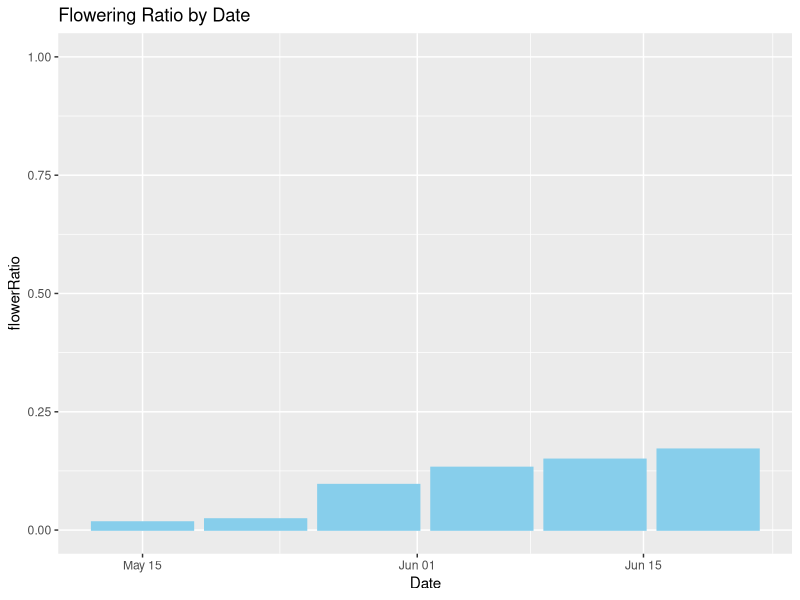
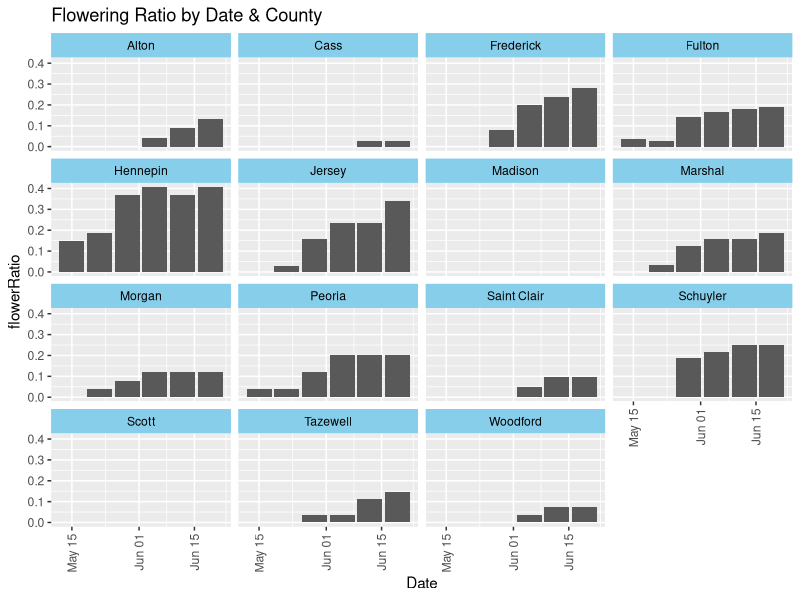
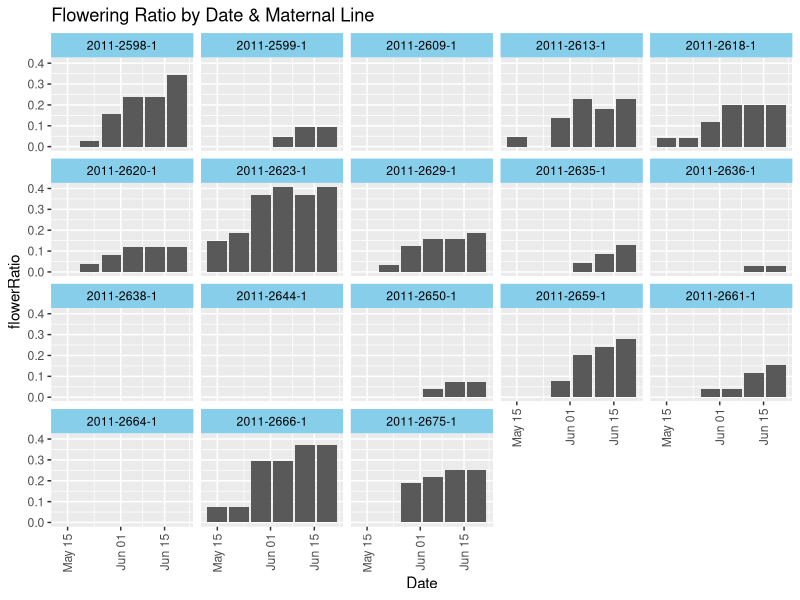
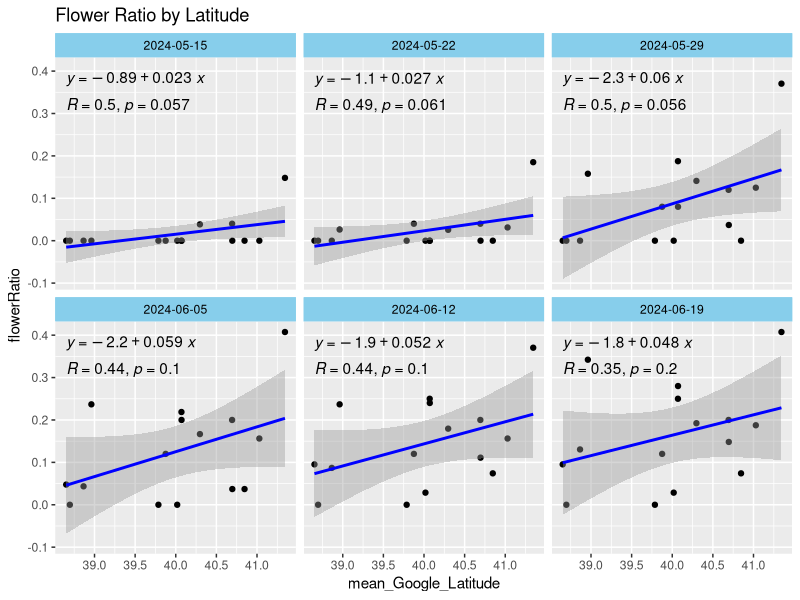
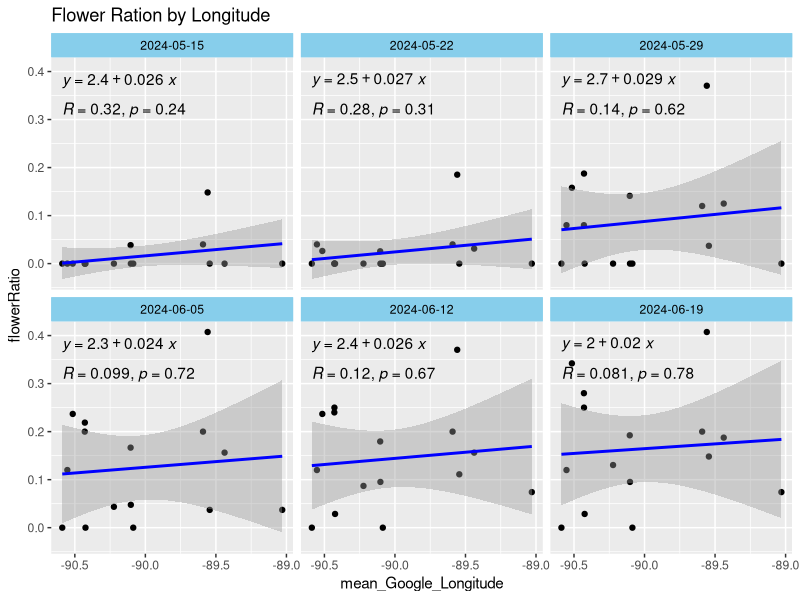
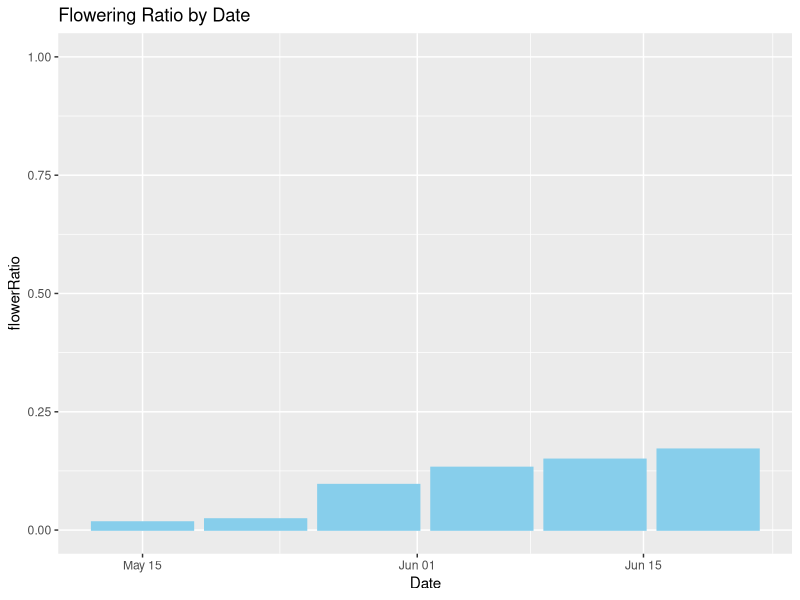
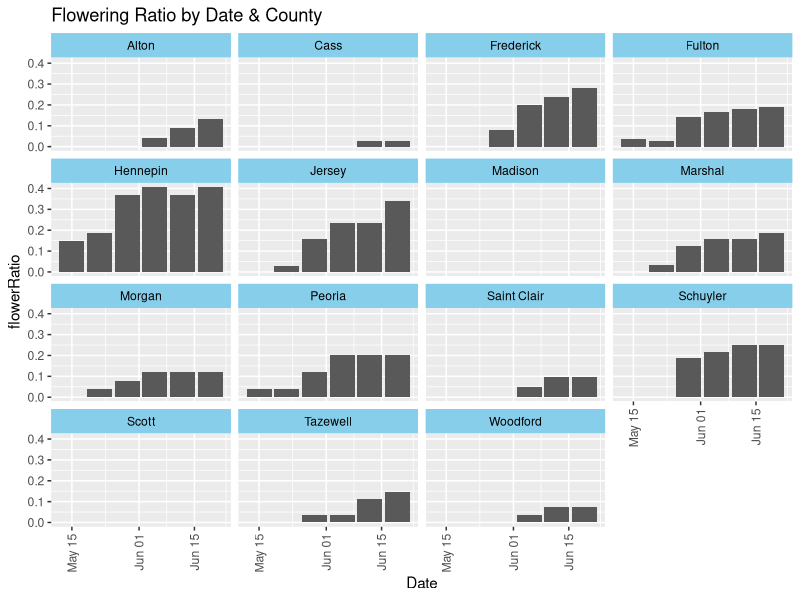
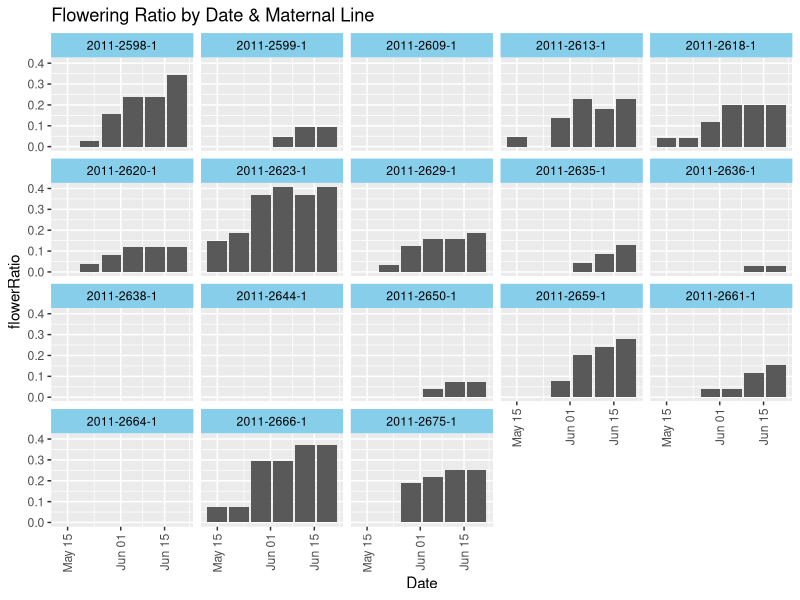

Source code (R) for these figures, in order: (Note: this script raises an error after producing the figures.)
library(tidyverse)
library(ggpubr)

setwd("C:/Users/nyanw/Downloads/REU/MOBOT_Boltonia")

Boltonia_data <- read_csv("./data/tidy_boltonia_data.csv")

unique(Boltonia_data$variable_name)

#make flowering ratio by Date into a plot
Boltonia_data_FlowerRatio <- Boltonia_data %>%
  filter(variable_name == "numDiscF") %>%
  mutate(values = case_when(is.na(values) ~ 0, values == 0 ~ 0, values >= 1 ~ 1, TRUE ~ as.numeric(NA))) %>%
  group_by(Date) %>%
  summarize(flowerRatio = sum(values)/n())

P <-ggplot(data = Boltonia_data_FlowerRatio, mapping = aes(x = Date, y = flowerRatio)) + 
  geom_col(color = "skyblue", fill = "skyblue")+
  scale_y_continuous(limits = c(0,1))+
  ggtitle("Flowering Ratio by Date")+
  theme_gray()
P
ggsave("./figures/flwrRatio_by_date.png", width = 10, height = 7, dpi = 600)

# Then plot flowering ratio by Date and County
Boltonia_data_FlowerRatio_county <- Boltonia_data %>%
  filter(variable_name == "numDiscF") %>%
  mutate(values = case_when(is.na(values) ~ 0, values == 0 ~ 0, values >= 1 ~ 1, TRUE ~ as.numeric(NA))) %>%
  group_by(Date, County) %>%
  summarize(flowerRatio = sum(values)/n(), mean_Google_Latitude = mean(Google_Latitude), 
            mean_Google_Longitude = mean(Google_Longitude))%>%
  arrange(County, Date)

P <- ggplot(data = Boltonia_data_FlowerRatio_county, aes(x = Date, y = flowerRatio)) +
  geom_col()+
  ggtitle("Flowering Ratio by Date & County")+
  facet_wrap(.~County)+
  theme(axis.text.x = element_text(angle = 90, hjust = 1, vjust = 0.5),
        strip.background = element_rect(fill = "skyblue", color = "skyblue"),
        strip.text = element_text(color = "black"))
P
ggsave("./figures/flwrRatio_by_datecounty.png", width = 10, height = 7, dpi = 600)

###Then plot flowering ratio by Date and MaternalLine###
Boltonia_data_FlowerRatio_MaternalLine <- Boltonia_data %>%
  filter(variable_name == "numDiscF") %>%
  mutate(values = case_when(is.na(values) ~ 0, values == 0 ~ 0, values >= 1 ~ 1, TRUE ~ as.numeric(NA))) %>%
  group_by(Date, MaternalLine) %>%
  summarize(flowerRatio = sum(values)/n())

P <-ggplot(data = Boltonia_data_FlowerRatio_MaternalLine, aes(x = Date, y = flowerRatio)) + 
  geom_col()+
  ggtitle("Flowering Ratio by Date & Maternal Line")+
  facet_wrap(.~MaternalLine)+
  theme(axis.text.x = element_text(angle = 90, hjust = 1, vjust = 0.5),
        strip.background = element_rect(fill = "skyblue", color = "skyblue"),
        strip.text = element_text(color = "black"))
P
ggsave("./figures/flwrRatio_by_datematernalline.png", width = 10, height = 7, dpi = 600)

##Plot flowering ratio by Longitude/Latitude###
P <- ggplot(data = Boltonia_data_FlowerRatio_county, aes(x = mean_Google_Latitude, y = flowerRatio)) +
  geom_point()+
  stat_smooth(method = "lm", color = "blue")+
  stat_cor(method = "pearson", label.x.npc = 0, label.y.npc = 0.80)+
  stat_regline_equation(label.x.npc = 0, label.y.npc = 0.95)+
  ggtitle("Flower Ratio by Latitude")+
  facet_wrap(.~Date)+
  theme(strip.background = element_rect(fill = "skyblue", color = "skyblue"),
        strip.text = element_text(color = "black"))
P
ggsave("./figures/flwrRatio_by_latitude.png", width = 10, height = 7, dpi = 600)

P <- ggplot(data = Boltonia_data_FlowerRatio_county, aes(x = mean_Google_Longitude, y = flowerRatio)) +
  geom_point()+
  stat_smooth(method = "lm", color = "blue")+
  stat_cor(method = "pearson", label.x.npc = 0, label.y.npc = 0.80)+
  stat_regline_equation(label.x.npc = 0, label.y.npc = 0.95)+
  ggtitle("Flower Ration by Longitude")+
  facet_wrap(.~Date)+
  theme(strip.background = element_rect(fill = "skyblue", color = "skyblue"),
        strip.text = element_text(color = "black"))

P
ggsave("./figures/flwrRatio_by_longitude.png", width = 10, height = 7, dpi = 600)

# if we do not want those dead plants in flowering ratio calculation
mutate(values = case_when(is.na(values) ~ 0, values == 0 ~ 0, values >= 1 ~ 1, TRUE ~ as.numeric(NA)))


###Plot by days to flower##########
Boltonia_data_DaysToFlower <- Boltonia_data %>%
  mutate(PlantingDate = as.Date(PlantingDate, "%m/%d/%y"), FirstLeafDate = as.Date(FirstLeafDate, "%m/%d/%y"))%>%
  filter(variable_name %in% c("numFlwrB", "numRayF", "numDiscF"))%>%
  mutate(values = case_when(is.na(values) ~ 0, TRUE ~ values))%>%
  mutate(index = factor(index))%>%
  group_by(index, variable_name)%>%
  arrange(Date_index, .by_group = TRUE)%>%
  mutate(is_first = case_when((lag(values) == 0 & values > 0) ~ TRUE, TRUE ~ FALSE))%>%
  filter(is_first == TRUE)%>%
  filter(Date_index == min(Date_index))%>%
  select(index, PlantingDate, FirstLeafDate, variable_name, Date)%>%
  mutate(DaysToFlower = Date -PlantingDate)%>%
  ungroup()%>%
  complete(index, variable_name)%>%
  mutate(DaysToFlower = case_when(is.na(DaysToFlower) ~ as.difftime(150, "%d", "days"), TRUE ~ DaysToFlower))%>%
  select(index, variable_name, DaysToFlower)




p <- ggplot(data = Boltonia_data_DaysToFlower, aes(x = Google_latitude, y = as.integer(DaysToFlower)))+
  geom_point()+
  geom_point(data = filter(Boltonia_data_DaysToFlower, as.integer(DaysToFlower) == 150), color = "red")+
  stat_smooth(data = filter(Boltonia_data_DaysToFlower, as.integer(DaysToFlower) < 150), method = "lm", color = "blue")+
  stat_cor(data = filter(Boltonia_data_DaysToFlower, as.integer(DaysToFlower) < 150),method = "pearson", label.x.npc = 0, label.y.npc = 0.80)+
  stat_regline_equation(data = filter(Boltonia_data_DaysToFlower, as.integer(DaysToFlower) < 150),label.x.npc = 0, label.y.npc = 0.95)+
  scale_y_continuous(name = "Days to flower")+
  facet_wrap(.~variable_name, nrow = 1)+
  theme_bw()+
  theme(panel.grid.minor = element_blank(), legend.position = "bottom")

p  


ggsave("./figures/Boltonia_days_to_flower_by_latitude.png", width = 10, height = 7)


p <- ggplot(data = Boltonia_data_DaysToFlower, aes(x = Google_longitude, y = as.integer(DaysToFlower)))+
  geom_point()+
  geom_point(data = filter(Boltonia_data_DaysToFlower, as.integer(DaysToFlower) == 150), color = "red")+
  stat_smooth(data = filter(Boltonia_data_DaysToFlower, as.integer(DaysToFlower) < 150), method = "lm", color = "blue")+
  stat_cor(data = filter(Boltonia_data_DaysToFlower, as.integer(DaysToFlower) < 150),method = "pearson", label.x.npc = 0, label.y.npc = 0.80)+
  stat_regline_equation(data = filter(Boltonia_data_DaysToFlower, as.integer(DaysToFlower) < 150),label.x.npc = 0, label.y.npc = 0.95)+
  scale_y_continuous(name = "Days to flower")+
  facet_wrap(.~variable_name, nrow = 1)+
  theme_bw()+
  theme(panel.grid.minor = element_blank(), legend.position = "bottom")

p  


ggsave("./figures/Boltonia_days_to_flower_by_longitude.png", width = 10, height = 7)


######################variable_names###################################
p <- ggplot(data = filter(Boltonia_data, variable_name == "leafLong", Date == as.Date("2024-05-01")), aes(x = County, y = values))+
  geom_violin(aes(fill = County), color = NA, alpha = 0.7)+
  geom_point()

p
ggsave("./figures/county_figure.png", width = 10, height = 10, dpi = 600)


p <- ggplot(data = filter(Boltonia_data, variable_name == "stemLength", Date == as.Date("2024-06-19")), aes(x = Google_Latitude, y = values))+
  geom_point()
p


p <- ggplot(data = filter(Boltonia_data, variable_name == "stemLength", Date == as.Date("2024-06-19")), aes(x = Google_Longitude, y = values))+
  geom_point()
p

##MaternalLine plots#######
###########################
p <- ggplot(data = filter(Boltonia_data, variable_name == "stemLength", Date == as.Date("2024-06-19")), aes(x = MaternalLine, y = values))+
  geom_point(color = "blue")+
  ggtitle("Maternal Line & Stem Length (06/19/24)")+
  ylab("Stem Length (cm)")+
  theme(axis.text.x = element_text(angle = 90, hjust = 1, vjust = 0.5))
p
ggsave("./figures/MaternalLine_stemlength.png", width = 10, height = 7, dpi = 600)

p <- ggplot(data = filter(Boltonia_data, variable_name == "numStem", Date == as.Date("2024-06-19")), aes(x = MaternalLine, y = values))+
  geom_point(color = "blue")+
  ggtitle("Maternal Line & Number of Stems (06/19/24)")+
  ylab("numStem")+
  theme(axis.text.x = element_text(angle = 90, hjust = 1, vjust = 0.5))
p
ggsave("./figures/MaternalLine_numStem.png", width = 10, height = 7, dpi = 600)

p <- ggplot(data = filter(Boltonia_data, variable_name == "numRos", Date == as.Date("2024-06-19")), aes(x = MaternalLine, y = values))+
  geom_point(color = "blue")+
  ggtitle("Maternal Line & Number of Rosettes (06/19/24)")+
  ylab("numRos")+
  theme(axis.text.x = element_text(angle = 90, hjust = 1, vjust = 0.5))
p
ggsave("./figures/MaternalLine_numRos.png", width = 10, height = 7, dpi = 600)

p <- ggplot(data = filter(Boltonia_data, variable_name == "numRayF", Date == as.Date("2024-06-19")), aes(x = MaternalLine, y = values))+
  geom_point(color = "blue")+
  ggtitle("Maternal Line & Number of Ray flowers (06/19/24)")+
  ylab("numRayF")+
  theme(axis.text.x = element_text(angle = 90, hjust = 1, vjust = 0.5))
p
ggsave("./figures/MaternalLine_numRayF.png", width = 10, height = 7, dpi = 600)

p <- ggplot(data = filter(Boltonia_data, variable_name == "numFlwrB", Date == as.Date("2024-06-19")), aes(x = MaternalLine, y = values))+
  geom_point(color = "blue")+
  ggtitle("Maternal Line & Number of Flowerbuds (06/19/24)")+
  ylab("numFlwrB")+
  theme(axis.text.x = element_text(angle = 90, hjust = 1, vjust = 0.5))
p
ggsave("./figures/MaternalLine_numFlwrB.png", width = 10, height = 7, dpi = 600)

p <- ggplot(data = filter(Boltonia_data, variable_name == "numDiscF", Date == as.Date("2024-06-19")), aes(x = MaternalLine, y = values))+
  geom_point(color = "blue")+
  ggtitle("Maternal Line & Number of Disc Flowers (06/19/24)")+
  ylab("numDiscF")+
  theme(axis.text.x = element_text(angle = 90, hjust = 1, vjust = 0.5))
p
ggsave("./figures/MaternalLine_numDiscF.png", width = 10, height = 7, dpi = 600)

p <- ggplot(data = filter(Boltonia_data, variable_name == "leafWide", Date == as.Date("2024-05-15")), aes(x = MaternalLine, y = values))+
  geom_point(color = "blue")+
  ggtitle("Maternal Line & Leaf Width (05/15/24)")+
  ylab("leafWidth")+
  theme(axis.text.x = element_text(angle = 90, hjust = 1, vjust = 0.5))
p
ggsave("./figures/MaternalLine_leafWide.png", width = 10, height = 7, dpi = 600)

p <- ggplot(data = filter(Boltonia_data, variable_name == "leafLong", Date == as.Date("2024-05-15")), aes(x = MaternalLine, y = values))+
  geom_point(color = "blue")+
  ggtitle("Maternal Line & Leaf Length (05/15/24)")+
  ylab("leafLength")+
  theme(axis.text.x = element_text(angle = 90, hjust = 1, vjust = 0.5))
p
ggsave("./figures/MaternalLine_leafLong.png", width = 10, height = 7, dpi = 600)
  
p <- ggplot(data = filter(Boltonia_data, variable_name == "numLSt", Date == as.Date("2024-06-19")), aes(x = MaternalLine, y = values))+
  geom_point(color = "blue")+
  ggtitle("Maternal Line & Number of Lateral Stems (06/19/24)")+
  ylab("numLSt")+
  theme(axis.text.x = element_text(angle = 90, hjust = 1, vjust = 0.5))
p
ggsave("./figures/MaternalLine_numLSt.png", width = 10, height = 7, dpi = 600)

p <- ggplot(data = filter(Boltonia_data, variable_name == "numLvs", Date == as.Date("2024-05-15")), aes(x = MaternalLine, y = values))+
  geom_point(color = "blue")+
  ggtitle("Maternal Line & Number of Leaves (05/15/24)")+
  ylab("numLvs")+
  theme(axis.text.x = element_text(angle = 90, hjust = 1, vjust = 0.5))
p
ggsave("./figures/MaternalLine_numLvs.png", width = 10, height = 7, dpi = 600)

  

##County plots##########
#######################

p <- ggplot(data = filter(Boltonia_data, variable_name == "stemLength", Date == as.Date("2024-06-19")), aes(x = County, y = values))+
  geom_violin(aes(fill = County), color = NA, alpha = 0.7)+
  geom_point()+
  ggtitle("County & Stem Length")+
  ylab("Stem Length (cm)")+
  theme(axis.text.x = element_text(angle = 90, hjust = 1, vjust = 0.5))
p
ggsave("./figures/County_stemlength.png", width = 15, height = 10, dpi = 600)

p <-ggplot(data = filter(Boltonia_data, variable_name == "numFlwrB", Date == as.Date("2024-06-19")), aes(x = County, y = values))+
  geom_point()+
  ggtitle("County & Number of Flower Buds")+
  ylab("numFlwrB")+
  theme(axis.text.x = element_text(angle = 90, hjust = 1, vjust = 0.5))
p
ggsave("./figures/County_numFlwrB.png", width = 15, height = 10, dpi = 600)

p <- ggplot(data = filter(Boltonia_data, variable_name == "numLSt", Date == as.Date("2024-06-19")), aes(x = County, y = values))+
  geom_point()
p
ggsave("./figures/County_numLSt.png", width = 10, height = 10, dpi = 600)

p <- ggplot(data = filter(Boltonia_data, variable_name == "numRos", Date == as.Date("2024-06-19")), aes(x = County, y = values))+
  geom_point()
p
ggsave("./figures/County_numRos", width = 10, height = 10, dpi = 600)

p <- ggplot(data = filter(Boltonia_data, variable_name == "leafLong", Date == as.Date("2024-05-15")), aes(x = County, y = values))+
  geom_point()
p
ggsave("./figures/County_leaflong.png", width = 10, height = 10, dpi = 600)

p <- ggplot(data = filter(Boltonia_data, variable_name == "leafWide", Date == as.Date("2024-05-15")), aes(x = County, y = values))+
  geom_point()
p
